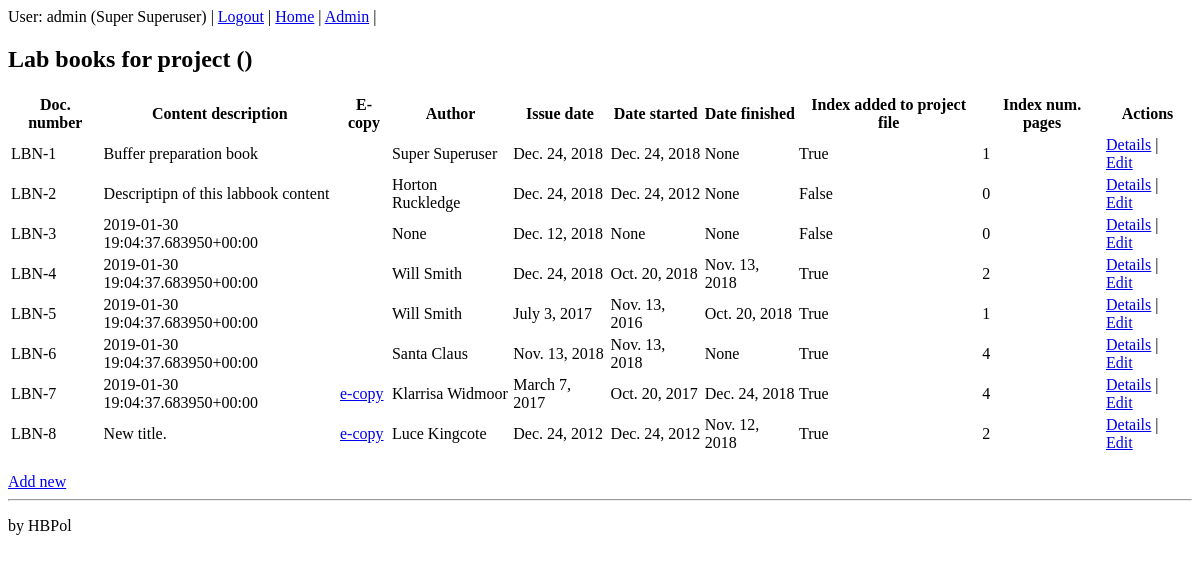
/coreapp/labbook/ (signed in), run on an earlier commit of the app's database.
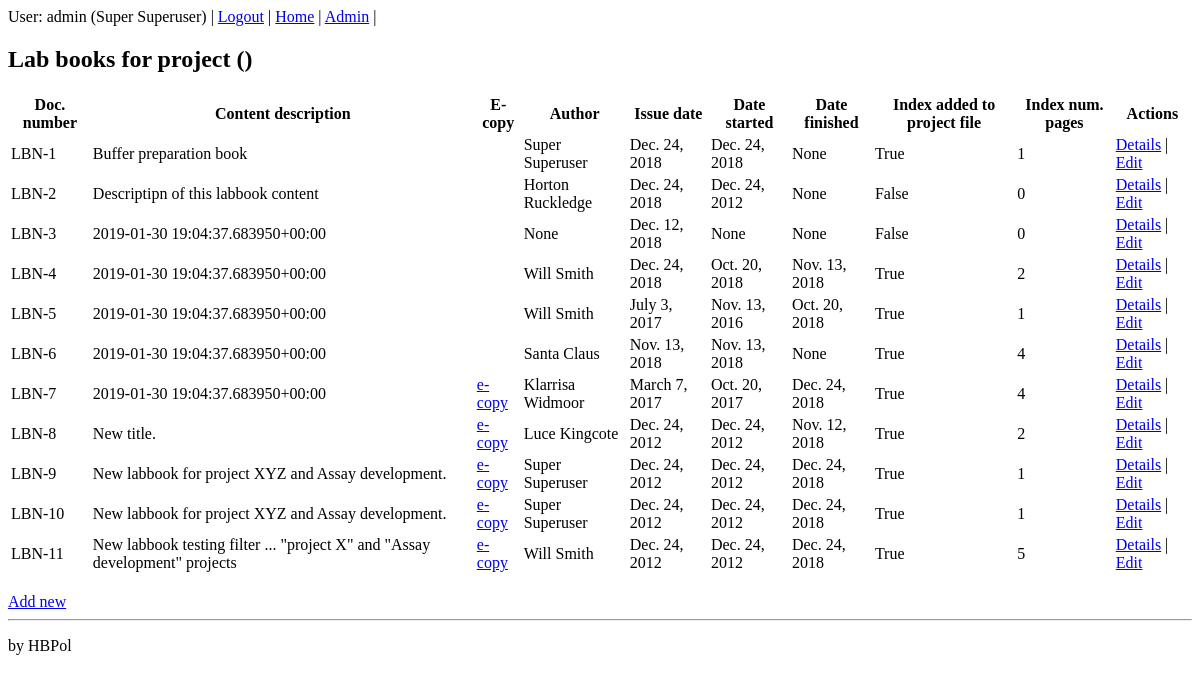
And on a later commit of the database.
### coreapp/models.py (models this page shows, shortened)
class Document(models.Model):
    author = models.ForeignKey(settings.AUTH_USER_MODEL, on_delete=models.SET_NULL, blank=True, null=True, verbose_name="Main author")
    project = models.ForeignKey(Project, on_delete=models.SET_NULL, blank=True, null=True, verbose_name="Associated project")
    title = models.TextField("Document title")
    location = models.ForeignKey(Location, on_delete=models.SET_NULL, blank=True, null=True, verbose_name="Hard copy location")
    document_code = models.CharField("Document code (e.g. study plan, report... )", max_length=3, choices=DOCUMENT_CODE, default='OTH')
    efile = models.FileField("Scanned copy", upload_to='uploads/', null=True, blank=True)
    class Meta:
        abstract = True

class LabBook(Document):
    project = models.ManyToManyField(Project, verbose_name="Associated project(s)")
    date_started = models.DateField("Date started", null=True, blank=True)
    date_finished = models.DateField("Date finished", null=True, blank=True)
    date_issued = models.DateField("Issue date")
    index_added = models.BooleanField("Index added to project file", default=False)
    index_num_pages = models.IntegerField("Index number of pages", null=True, blank=True)
    document_code = 'LBN'

class User (AbstractUser):
    date_left = models.DateField(null=True, blank=True)
    def __str__(self):
        return self.get_full_name()

### coreapp/views.py (the view)
# urls.py: path('labbook/', views.labbook_list, name='labbook-list'),
@login_required
def labbook_list(request):
    labbooks = LabBook.objects.all()
    context = {'labbooks': labbooks, 'page_title': 'R&D EPI | Lab books'}
    return render(request, 'coreapp/labbook_list.html', context)

### coreapp/templates/coreapp/labbook_list.html
{% extends 'coreapp/base_generic.html' %}
{% block content %}
	{% include 'coreapp/labbook_list_core.html' %}
{% endblock %}

### coreapp/templates/coreapp/labbook_list_core.html
	<h2>Lab books for project {{ project.name }} ({{ project.prefix }})</h2>
	<table>
		<thead>
			<th>Doc. number</th>
			<th>Content description</th>
			<th>E-copy</th>
			<th>Author</th>
			<th>Issue date</th>
			<th>Date started</th>
			<th>Date finished</th>
			<th>Index added to project file</th>
			<th>Index num. pages</th>
			<th>Actions</th>
		</thead>
		{% for labbook in labbooks %}
		<tr>
			<td>{{ labbook.document_code }}-{{ labbook.id }}</td>
			<td>{{ labbook.title|truncatechars:75 }}</td>
			<td>
			{% if labbook.efile %}
				<a href="{{ MEDIA_URL }}{{ labbook.efile }}">e-copy</a>
			{% endif %}
			</td>
			<td>{{ labbook.author }}</td>
			<td>{{ labbook.date_issued }}</td>
			<td>{{ labbook.date_started }}</td>
			<td>{{ labbook.date_finished }}</td>
			<td>{{ labbook.index_added }}</td>
			<td>{{ labbook.index_num_pages }}</td>
			<td><a href="{% url 'labbook-detail' labbook.id %}">Details</a> | <a href="{% url 'labbook-edit' labbook.id %}">Edit</a></td>
		</tr>
		{% endfor %}
	</table>
	<br>
	<a href="{% url 'labbook-create' %}">Add new</a>

What changed in the data, as far as the page shows it:
added LabBook: document_code "LBN", id "9", title "New labbook for project XYZ and Assay development.", author "Super Superuser", date_issued "Dec. 24, 2012", date_started "Dec. 24, 2012", date_finished "Dec. 24, 2018", index_added "True", index_num_pages "1"
added LabBook: document_code "LBN", id "10", title "New labbook for project XYZ and Assay development.", author "Super Superuser", date_issued "Dec. 24, 2012", date_started "Dec. 24, 2012", date_finished "Dec. 24, 2018", index_added "True", index_num_pages "1"
added LabBook: document_code "LBN", id "11", title "New labbook testing filter ... \"project X\" and \"Assay development\" projects", author "Will Smith", date_issued "Dec. 24, 2012", date_started "Dec. 24, 2012", date_finished "Dec. 24, 2018", index_added "True", index_num_pages "5"
